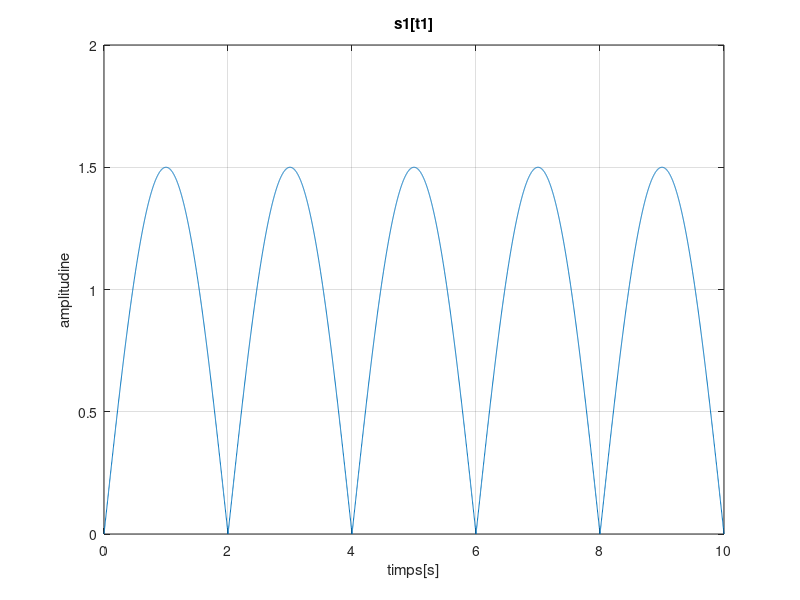
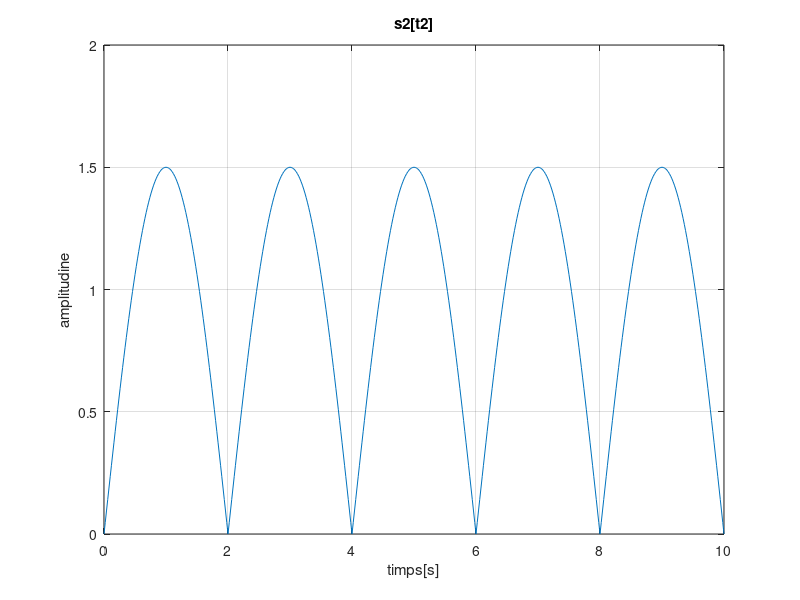
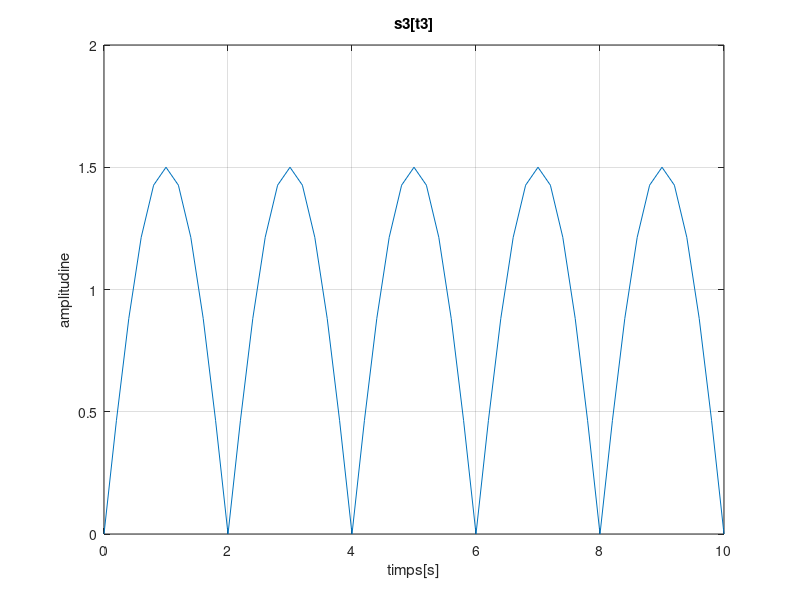

The MATLAB source for these figures, in order:
% Semnal sinusoidal cu rezolutie temporala de 2ms redresat dubla-alternanta

% se determina timpul cu rezolutia temporala specificata si perioada de 2s

t1=0:0.002:10

% se scrie forma semnalului sinusoidal notat cu s1 redresat

figure(1)
s1=abs(1.5*sin(2*pi*0.25*t1))
plot(t1,s1), title('s1[t1]'), xlabel('timps[s]'), ylabel('amplitudine'), grid;


% se repeta procedura pentru celelalte rezolutii temporale

t2=0:0.02:10
s2=abs(1.5*sin(2*pi*0.25*t2))
figure(2)
plot(t2,s2), title('s2[t2]'), xlabel('timps[s]'), ylabel('amplitudine'), grid

t3=0:0.2:10
s3=abs(1.5*sin(2*pi*0.25*t3))
figure(3)
plot(t3,s3), title('s3[t3]'), xlabel('timps[s]'), ylabel('amplitudine'), grid

